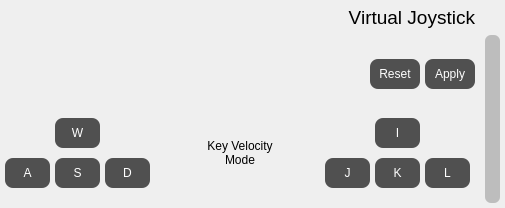
<?xml version="1.0" encoding="UTF-8"?>
<ui version="4.0">
 <class>VirtualJoystick</class>
 <widget class="QWidget" name="VirtualJoystick">
  <property name="geometry">
   <rect>
    <x>0</x>
    <y>0</y>
    <width>505</width>
    <height>208</height>
   </rect>
  </property>
  <property name="minimumSize">
   <size>
    <width>0</width>
    <height>0</height>
   </size>
  </property>
  <property name="maximumSize">
   <size>
    <width>16777215</width>
    <height>16777215</height>
   </size>
  </property>
  <property name="windowTitle">
   <string>VirtualJoystick</string>
  </property>
  <property name="styleSheet">
   <string notr="true">QPushButton{
background-color: rgb(80, 80, 80);
border:0;
border-radius:8;
color: rgb(255, 255, 255);
}
QPushButton::hover{
background-color: rgba(80, 80, 80,200);
}
QPushButton::pressed{
background-color: rgba(80, 80, 80,100);
}</string>
  </property>
  <layout class="QGridLayout" name="gridLayout">
   <property name="leftMargin">
    <number>5</number>
   </property>
   <property name="topMargin">
    <number>5</number>
   </property>
   <property name="rightMargin">
    <number>5</number>
   </property>
   <property name="bottomMargin">
    <number>5</number>
   </property>
   <property name="horizontalSpacing">
    <number>10</number>
   </property>
   <property name="verticalSpacing">
    <number>5</number>
   </property>
   <item row="1" column="3">
    <widget class="QPushButton" name="button_mode">
     <property name="sizePolicy">
      <sizepolicy hsizetype="Minimum" vsizetype="Fixed">
       <horstretch>0</horstretch>
       <verstretch>0</verstretch>
      </sizepolicy>
     </property>
     <property name="minimumSize">
      <size>
       <width>15</width>
       <height>0</height>
      </size>
     </property>
     <property name="maximumSize">
      <size>
       <width>15</width>
       <height>500</height>
      </size>
     </property>
     <property name="styleSheet">
      <string notr="true">QPushButton{
background-color: rgba(80, 80, 80, 80);
border:0;
border-radius:6;
color: rgb(255, 255, 255);
}
QPushButton::hover{
background-color: rgba(80, 80, 80,50);
}
QPushButton::pressed{
background-color: rgba(80, 80, 80,30);
}</string>
     </property>
     <property name="text">
      <string/>
     </property>
    </widget>
   </item>
   <item row="0" column="1">
    <widget class="QLabel" name="label_res">
     <property name="minimumSize">
      <size>
       <width>25</width>
       <height>25</height>
      </size>
     </property>
     <property name="maximumSize">
      <size>
       <width>25</width>
       <height>25</height>
      </size>
     </property>
     <property name="text">
      <string/>
     </property>
    </widget>
   </item>
   <item row="1" column="0" colspan="3">
    <widget class="QStackedWidget" name="stackedWidget">
     <property name="styleSheet">
      <string notr="true"/>
     </property>
     <property name="currentIndex">
      <number>0</number>
     </property>
     <widget class="QWidget" name="page_vel">
      <layout class="QGridLayout" name="gridLayout_4">
       <property name="leftMargin">
        <number>0</number>
       </property>
       <property name="topMargin">
        <number>0</number>
       </property>
       <property name="rightMargin">
        <number>0</number>
       </property>
       <property name="bottomMargin">
        <number>0</number>
       </property>
       <property name="spacing">
        <number>5</number>
       </property>
       <item row="1" column="1">
        <widget class="QLabel" name="label_13">
         <property name="sizePolicy">
          <sizepolicy hsizetype="Minimum" vsizetype="Preferred">
           <horstretch>0</horstretch>
           <verstretch>0</verstretch>
          </sizepolicy>
         </property>
         <property name="minimumSize">
          <size>
           <width>150</width>
           <height>0</height>
          </size>
         </property>
         <property name="maximumSize">
          <size>
           <width>200</width>
           <height>16777215</height>
          </size>
         </property>
         <property name="text">
          <string>Key Velocity
Mode</string>
         </property>
         <property name="alignment">
          <set>Qt::AlignmentFlag::AlignCenter</set>
         </property>
        </widget>
       </item>
       <item row="1" column="2">
        <widget class="QWidget" name="widget_2" native="true">
         <property name="minimumSize">
          <size>
           <width>150</width>
           <height>70</height>
          </size>
         </property>
         <property name="maximumSize">
          <size>
           <width>150</width>
           <height>70</height>
          </size>
         </property>
         <widget class="QPushButton" name="button_turn_left">
          <property name="geometry">
           <rect>
            <x>0</x>
            <y>40</y>
            <width>45</width>
            <height>30</height>
           </rect>
          </property>
          <property name="minimumSize">
           <size>
            <width>45</width>
            <height>30</height>
           </size>
          </property>
          <property name="maximumSize">
           <size>
            <width>45</width>
            <height>30</height>
           </size>
          </property>
          <property name="styleSheet">
           <string notr="true"/>
          </property>
          <property name="text">
           <string>J</string>
          </property>
         </widget>
         <widget class="QPushButton" name="button_turn_right">
          <property name="geometry">
           <rect>
            <x>100</x>
            <y>40</y>
            <width>45</width>
            <height>30</height>
           </rect>
          </property>
          <property name="minimumSize">
           <size>
            <width>45</width>
            <height>30</height>
           </size>
          </property>
          <property name="maximumSize">
           <size>
            <width>45</width>
            <height>30</height>
           </size>
          </property>
          <property name="styleSheet">
           <string notr="true"/>
          </property>
          <property name="text">
           <string>L</string>
          </property>
         </widget>
         <widget class="QPushButton" name="button_turn_up">
          <property name="geometry">
           <rect>
            <x>50</x>
            <y>0</y>
            <width>45</width>
            <height>30</height>
           </rect>
          </property>
          <property name="minimumSize">
           <size>
            <width>45</width>
            <height>30</height>
           </size>
          </property>
          <property name="maximumSize">
           <size>
            <width>45</width>
            <height>30</height>
           </size>
          </property>
          <property name="styleSheet">
           <string notr="true"/>
          </property>
          <property name="text">
           <string>I</string>
          </property>
          <property name="icon">
           <iconset resource="../../resources.qrc">
            <normaloff>:/svg/svg/arrow-up.svg</normaloff>:/svg/svg/arrow-up.svg</iconset>
          </property>
         </widget>
         <widget class="QPushButton" name="button_turn_down">
          <property name="geometry">
           <rect>
            <x>50</x>
            <y>40</y>
            <width>45</width>
            <height>30</height>
           </rect>
          </property>
          <property name="minimumSize">
           <size>
            <width>45</width>
            <height>30</height>
           </size>
          </property>
          <property name="maximumSize">
           <size>
            <width>45</width>
            <height>30</height>
           </size>
          </property>
          <property name="styleSheet">
           <string notr="true"/>
          </property>
          <property name="text">
           <string>K</string>
          </property>
          <property name="icon">
           <iconset resource="../../resources.qrc">
            <normaloff>:/svg/svg/arrow-down.svg</normaloff>:/svg/svg/arrow-down.svg</iconset>
          </property>
         </widget>
        </widget>
       </item>
       <item row="1" column="0">
        <widget class="QWidget" name="widget_4" native="true">
         <property name="minimumSize">
          <size>
           <width>150</width>
           <height>70</height>
          </size>
         </property>
         <property name="maximumSize">
          <size>
           <width>150</width>
           <height>70</height>
          </size>
         </property>
         <widget class="QPushButton" name="button_down">
          <property name="geometry">
           <rect>
            <x>50</x>
            <y>40</y>
            <width>45</width>
            <height>30</height>
           </rect>
          </property>
          <property name="minimumSize">
           <size>
            <width>45</width>
            <height>30</height>
           </size>
          </property>
          <property name="maximumSize">
           <size>
            <width>45</width>
            <height>30</height>
           </size>
          </property>
          <property name="styleSheet">
           <string notr="true"/>
          </property>
          <property name="text">
           <string>S</string>
          </property>
          <property name="icon">
           <iconset resource="../../resources.qrc">
            <normaloff>:/svg/svg/arrow-down.svg</normaloff>:/svg/svg/arrow-down.svg</iconset>
          </property>
         </widget>
         <widget class="QPushButton" name="button_left">
          <property name="geometry">
           <rect>
            <x>0</x>
            <y>40</y>
            <width>45</width>
            <height>30</height>
           </rect>
          </property>
          <property name="minimumSize">
           <size>
            <width>45</width>
            <height>30</height>
           </size>
          </property>
          <property name="maximumSize">
           <size>
            <width>45</width>
            <height>30</height>
           </size>
          </property>
          <property name="styleSheet">
           <string notr="true"/>
          </property>
          <property name="text">
           <string>A</string>
          </property>
         </widget>
         <widget class="QPushButton" name="button_right">
          <property name="geometry">
           <rect>
            <x>100</x>
            <y>40</y>
            <width>45</width>
            <height>30</height>
           </rect>
          </property>
          <property name="minimumSize">
           <size>
            <width>45</width>
            <height>30</height>
           </size>
          </property>
          <property name="maximumSize">
           <size>
            <width>45</width>
            <height>30</height>
           </size>
          </property>
          <property name="styleSheet">
           <string notr="true"/>
          </property>
          <property name="text">
           <string>D</string>
          </property>
         </widget>
         <widget class="QPushButton" name="button_up">
          <property name="geometry">
           <rect>
            <x>50</x>
            <y>0</y>
            <width>45</width>
            <height>30</height>
           </rect>
          </property>
          <property name="minimumSize">
           <size>
            <width>45</width>
            <height>30</height>
           </size>
          </property>
          <property name="maximumSize">
           <size>
            <width>45</width>
            <height>30</height>
           </size>
          </property>
          <property name="styleSheet">
           <string notr="true"/>
          </property>
          <property name="text">
           <string>W</string>
          </property>
          <property name="icon">
           <iconset resource="../../resources.qrc">
            <normaloff>:/svg/svg/arrow-up.svg</normaloff>:/svg/svg/arrow-up.svg</iconset>
          </property>
          <property name="iconSize">
           <size>
            <width>16</width>
            <height>16</height>
           </size>
          </property>
         </widget>
        </widget>
       </item>
       <item row="0" column="0" colspan="3">
        <widget class="QWidget" name="widget_3" native="true">
         <property name="minimumSize">
          <size>
           <width>0</width>
           <height>50</height>
          </size>
         </property>
         <property name="maximumSize">
          <size>
           <width>16777215</width>
           <height>50</height>
          </size>
         </property>
         <layout class="QGridLayout" name="gridLayout_5">
          <property name="leftMargin">
           <number>0</number>
          </property>
          <property name="topMargin">
           <number>0</number>
          </property>
          <property name="rightMargin">
           <number>0</number>
          </property>
          <property name="bottomMargin">
           <number>0</number>
          </property>
          <property name="horizontalSpacing">
           <number>5</number>
          </property>
          <property name="verticalSpacing">
           <number>0</number>
          </property>
          <item row="0" column="5">
           <widget class="QPushButton" name="button_apply_vel">
            <property name="minimumSize">
             <size>
              <width>50</width>
              <height>30</height>
             </size>
            </property>
            <property name="maximumSize">
             <size>
              <width>50</width>
              <height>30</height>
             </size>
            </property>
            <property name="font">
             <font>
              <family>Ubuntu</family>
              <pointsize>9</pointsize>
              <italic>false</italic>
              <bold>false</bold>
             </font>
            </property>
            <property name="styleSheet">
             <string notr="true"/>
            </property>
            <property name="text">
             <string>Apply</string>
            </property>
           </widget>
          </item>
          <item row="0" column="2">
           <widget class="QtMaterialTextField" name="lineEdit_vel_z" native="true">
            <property name="minimumSize">
             <size>
              <width>80</width>
              <height>50</height>
             </size>
            </property>
            <property name="maximumSize">
             <size>
              <width>80</width>
              <height>50</height>
             </size>
            </property>
           </widget>
          </item>
          <item row="0" column="1">
           <widget class="QtMaterialTextField" name="lineEdit_vel_y" native="true">
            <property name="minimumSize">
             <size>
              <width>80</width>
              <height>50</height>
             </size>
            </property>
            <property name="maximumSize">
             <size>
              <width>80</width>
              <height>50</height>
             </size>
            </property>
           </widget>
          </item>
          <item row="0" column="0">
           <widget class="QtMaterialTextField" name="lineEdit_vel_x" native="true">
            <property name="minimumSize">
             <size>
              <width>80</width>
              <height>50</height>
             </size>
            </property>
            <property name="maximumSize">
             <size>
              <width>80</width>
              <height>50</height>
             </size>
            </property>
           </widget>
          </item>
          <item row="0" column="4">
           <widget class="QPushButton" name="button_reset_vel">
            <property name="minimumSize">
             <size>
              <width>50</width>
              <height>30</height>
             </size>
            </property>
            <property name="maximumSize">
             <size>
              <width>50</width>
              <height>30</height>
             </size>
            </property>
            <property name="font">
             <font>
              <family>Ubuntu</family>
              <pointsize>9</pointsize>
              <italic>false</italic>
              <bold>false</bold>
             </font>
            </property>
            <property name="styleSheet">
             <string notr="true"/>
            </property>
            <property name="text">
             <string>Reset</string>
            </property>
           </widget>
          </item>
          <item row="0" column="3">
           <spacer name="horizontalSpacer_2">
            <property name="orientation">
             <enum>Qt::Orientation::Horizontal</enum>
            </property>
            <property name="sizeHint" stdset="0">
             <size>
              <width>40</width>
              <height>20</height>
             </size>
            </property>
           </spacer>
          </item>
         </layout>
        </widget>
       </item>
      </layout>
     </widget>
     <widget class="QWidget" name="page_pos">
      <layout class="QGridLayout" name="gridLayout_3">
       <property name="leftMargin">
        <number>0</number>
       </property>
       <property name="topMargin">
        <number>0</number>
       </property>
       <property name="rightMargin">
        <number>0</number>
       </property>
       <property name="bottomMargin">
        <number>0</number>
       </property>
       <property name="spacing">
        <number>0</number>
       </property>
       <item row="0" column="0">
        <widget class="QWidget" name="widget" native="true">
         <property name="styleSheet">
          <string notr="true">QPushButton{
background-color: rgb(80, 80, 80);
border:0;
border-radius:8;
color: rgb(255, 255, 255);
}
QPushButton::hover{
background-color: rgba(80, 80, 80,200);
}
QPushButton::pressed{
background-color: rgba(80, 80, 80,100);
}</string>
         </property>
         <layout class="QGridLayout" name="gridLayout_2">
          <property name="leftMargin">
           <number>0</number>
          </property>
          <property name="topMargin">
           <number>0</number>
          </property>
          <property name="rightMargin">
           <number>0</number>
          </property>
          <property name="bottomMargin">
           <number>0</number>
          </property>
          <property name="spacing">
           <number>5</number>
          </property>
          <item row="0" column="3">
           <widget class="QtMaterialTextField" name="lineEdit_pos_z" native="true">
            <property name="minimumSize">
             <size>
              <width>80</width>
              <height>50</height>
             </size>
            </property>
            <property name="maximumSize">
             <size>
              <width>80</width>
              <height>50</height>
             </size>
            </property>
           </widget>
          </item>
          <item row="0" column="5">
           <widget class="QPushButton" name="button_reset_pos">
            <property name="minimumSize">
             <size>
              <width>50</width>
              <height>30</height>
             </size>
            </property>
            <property name="maximumSize">
             <size>
              <width>50</width>
              <height>30</height>
             </size>
            </property>
            <property name="font">
             <font>
              <family>Ubuntu</family>
              <pointsize>9</pointsize>
              <italic>false</italic>
              <bold>false</bold>
             </font>
            </property>
            <property name="styleSheet">
             <string notr="true"/>
            </property>
            <property name="text">
             <string>Reset</string>
            </property>
           </widget>
          </item>
          <item row="0" column="6">
           <widget class="QPushButton" name="button_apply_pos">
            <property name="minimumSize">
             <size>
              <width>50</width>
              <height>30</height>
             </size>
            </property>
            <property name="maximumSize">
             <size>
              <width>50</width>
              <height>30</height>
             </size>
            </property>
            <property name="font">
             <font>
              <family>Ubuntu</family>
              <pointsize>9</pointsize>
              <italic>false</italic>
              <bold>false</bold>
             </font>
            </property>
            <property name="styleSheet">
             <string notr="true"/>
            </property>
            <property name="text">
             <string>Apply</string>
            </property>
           </widget>
          </item>
          <item row="0" column="1">
           <widget class="QtMaterialTextField" name="lineEdit_pos_x" native="true">
            <property name="minimumSize">
             <size>
              <width>80</width>
              <height>50</height>
             </size>
            </property>
            <property name="maximumSize">
             <size>
              <width>80</width>
              <height>50</height>
             </size>
            </property>
           </widget>
          </item>
          <item row="0" column="2">
           <widget class="QtMaterialTextField" name="lineEdit_pos_y" native="true">
            <property name="minimumSize">
             <size>
              <width>80</width>
              <height>50</height>
             </size>
            </property>
            <property name="maximumSize">
             <size>
              <width>80</width>
              <height>50</height>
             </size>
            </property>
           </widget>
          </item>
          <item row="1" column="1" colspan="6">
           <widget class="QLabel" name="label_37">
            <property name="minimumSize">
             <size>
              <width>0</width>
              <height>0</height>
             </size>
            </property>
            <property name="maximumSize">
             <size>
              <width>999</width>
              <height>70</height>
             </size>
            </property>
            <property name="text">
             <string>Input Position
Mode</string>
            </property>
            <property name="alignment">
             <set>Qt::AlignmentFlag::AlignCenter</set>
            </property>
           </widget>
          </item>
          <item row="0" column="4">
           <spacer name="horizontalSpacer">
            <property name="orientation">
             <enum>Qt::Orientation::Horizontal</enum>
            </property>
            <property name="sizeHint" stdset="0">
             <size>
              <width>40</width>
              <height>20</height>
             </size>
            </property>
           </spacer>
          </item>
         </layout>
        </widget>
       </item>
      </layout>
     </widget>
    </widget>
   </item>
   <item row="0" column="0">
    <widget class="QWSwitcher" name="toggle" native="true">
     <property name="minimumSize">
      <size>
       <width>50</width>
       <height>25</height>
      </size>
     </property>
     <property name="maximumSize">
      <size>
       <width>50</width>
       <height>25</height>
      </size>
     </property>
    </widget>
   </item>
   <item row="0" column="2">
    <widget class="QLabel" name="title">
     <property name="font">
      <font>
       <pointsize>14</pointsize>
      </font>
     </property>
     <property name="text">
      <string>Virtual Joystick</string>
     </property>
     <property name="alignment">
      <set>Qt::AlignmentFlag::AlignRight|Qt::AlignmentFlag::AlignTrailing|Qt::AlignmentFlag::AlignVCenter</set>
     </property>
    </widget>
   </item>
  </layout>
 </widget>
 <customwidgets>
  <customwidget>
   <class>QtMaterialTextField</class>
   <extends>QWidget</extends>
   <header>qt_material_widgets/qtmaterialtextfield.h</header>
   <container>1</container>
  </customwidget>
  <customwidget>
   <class>QWSwitcher</class>
   <extends>QWidget</extends>
   <header>qwool/qwswitcher.h</header>
   <container>1</container>
  </customwidget>
 </customwidgets>
 <resources>
  <include location="../../resources.qrc"/>
 </resources>
 <connections/>
</ui>
